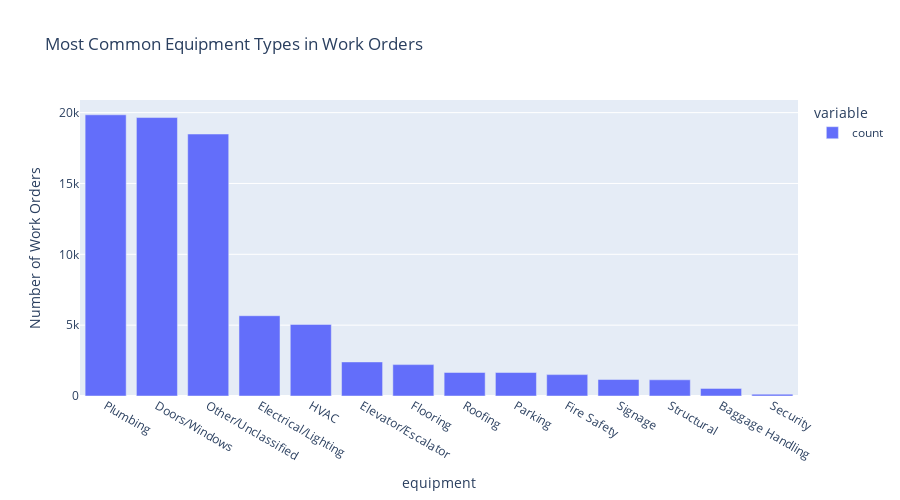

Source (notebook cell):
### Markdown cell above
## 4. Data Cleaning and Preprocessing

Let's clean the data and handle any missing values or inconsistencies:

### Code cell
# Initialize the equipment extractor
equipment_extractor = EquipmentExtractor()

# Extract equipment from descriptions and object descriptions
df['equipment'] = df.apply(
    lambda row: equipment_extractor.extract_type(
        description=row['EVT_DESC'],
        obj_desc=row['OBJ_DESC']
    ),
    axis=1
)

# Count the frequency of each equipment type
equipment_counts = df['equipment'].value_counts()

# Display the top 10 most common equipment types
print("Top 10 Most Common Equipment Types:")
display(equipment_counts.head(10))

# Create a bar chart of equipment frequencies
fig = px.bar(
    equipment_counts.head(20),
    title='Most Common Equipment Types in Work Orders',
    labels={'index': 'Equipment Type', 'value': 'Number of Work Orders'},
    height=500
)
fig.show()

### Figure 1 — Plotly figure (JSON) as saved in the notebook; plotly's stock layout.template omitted (floating-point values rounded to 4 significant figures)
{"data": [{"hovertemplate": "variable=count<br>equipment=%{x}<br>Number of Work Orders=%{y}<extra></extra>", "legendgroup": "count", "marker": {"color": "#636efa", "pattern": {"shape": ""}}, "name": "count", "orientation": "v", "showlegend": true, "textposition": "auto", "type": "bar", "x": ["Plumbing", "Doors/Windows", "Other/Unclassified", "Electrical/Lighting", "HVAC", "Elevator/Escalator", "Flooring", "Roofing", "Parking", "Fire Safety", "Signage", "Structural", "Baggage Handling", "Security"], "xaxis": "x", "y": [19847, 19653, 18490, 5666, 5054, 2405, 2215, 1661, 1657, 1509, 1163, 1144, 537, 130], "yaxis": "y"}], "layout": {"barmode": "relative", "height": 500, "legend": {"title": {"text": "variable"}, "tracegroupgap": 0}, "title": {"text": "Most Common Equipment Types in Work Orders"}, "xaxis": {"anchor": "y", "domain": [0, 1], "title": {"text": "equipment"}}, "yaxis": {"anchor": "x", "domain": [0, 1], "title": {"text": "Number of Work Orders"}}}}
